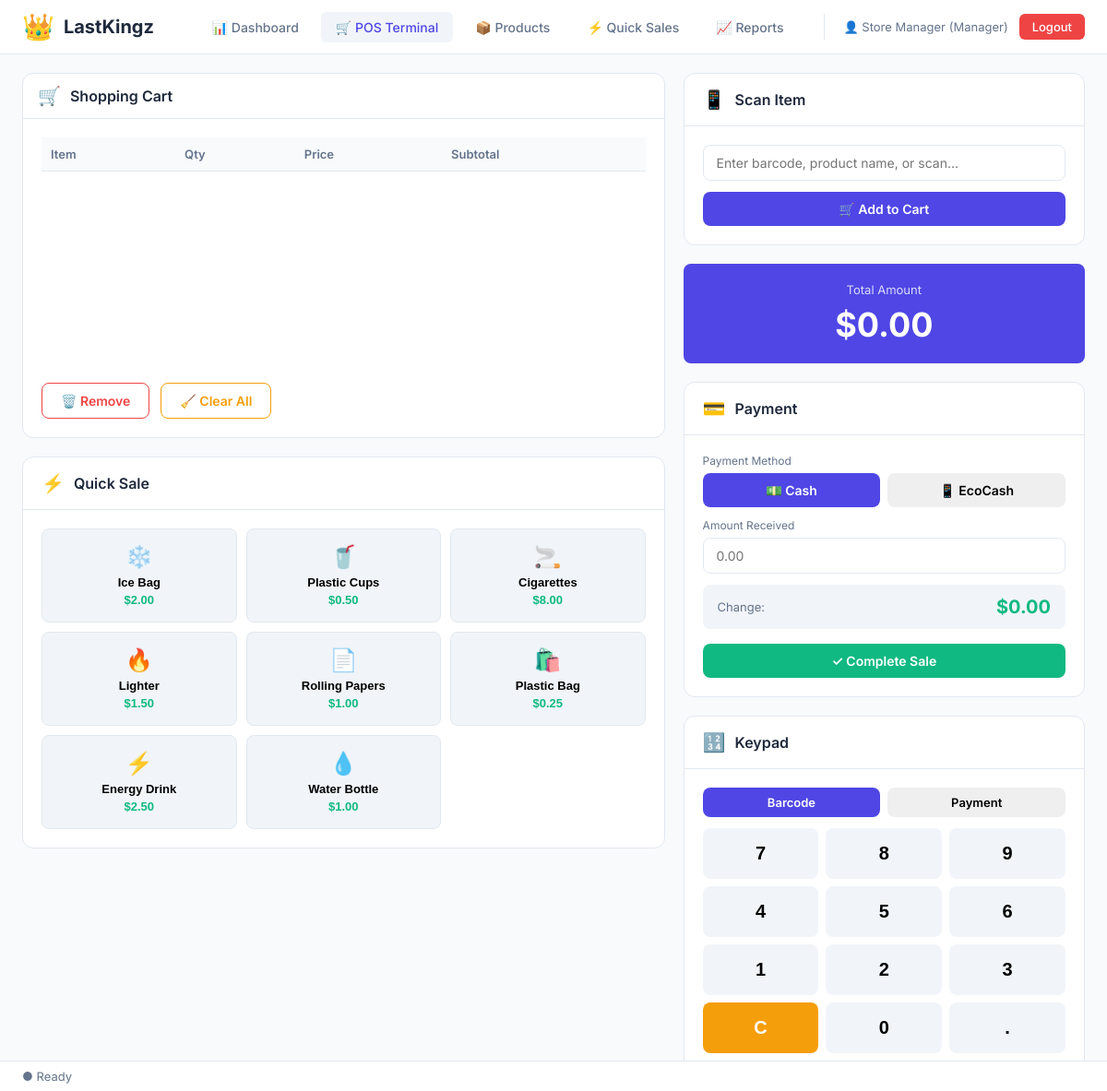
The page /manager/pos (signed in) on the database its author committed.
### tables this page shows
CREATE TABLE quick_sale_items (
                id INTEGER PRIMARY KEY AUTOINCREMENT,
                name TEXT NOT NULL,
                price REAL NOT NULL,
                category TEXT,
                icon TEXT,
                display_order INTEGER DEFAULT 0,
                is_active INTEGER DEFAULT 1,
                created_at TIMESTAMP DEFAULT CURRENT_TIMESTAMP
            );

### app.py (the view)
@app.route('/manager/pos')
@manager_required
def manager_pos():
    products = db.get_all_products()
    quick_items = quick_sale.get_all_items()
    return render_template('manager/pos.html', products=products, quick_items=quick_items, user=session)

### app.py (called while the page is built)
def manager_required(f):
    @wraps(f)
    def decorated_function(*args, **kwargs):
        if 'user_id' not in session:
            return redirect(url_for('login'))
        if session.get('role') != UserAuth.ROLE_MANAGER:
            flash('Manager access required', 'danger')
            return redirect(url_for('cashier_dashboard'))
        return f(*args, **kwargs)
    return decorated_function

### database.py (called while the page is built)
    def get_connection(self):
        return sqlite3.connect(self.db_name)

    def get_all_products(self) -> List[Dict]:
        conn = self.get_connection()
        cursor = conn.cursor()
        cursor.execute('SELECT * FROM products ORDER BY name')
        rows = cursor.fetchall()
        conn.close()
        return [{
            'id': row[0],
            'barcode': row[1],
            'name': row[2],
            'price': row[3],
            'stock': row[4],
            'low_stock_threshold': row[5]
        } for row in rows]

### quick_sale.py (called while the page is built)
    def get_all_items(self, active_only=True):
        conn = sqlite3.connect(self.db_name)
        cursor = conn.cursor()
        if active_only:
            cursor.execute("""
                SELECT id, name, price, category, icon, display_order, is_active
                FROM quick_sale_items
                WHERE is_active = 1
                ORDER BY display_order, name
            """)
        else:
            cursor.execute("""
                SELECT id, name, price, category, icon, display_order, is_active
                FROM quick_sale_items
                ORDER BY display_order, name
            """)
        items = [{'id': r[0], 'name': r[1], 'price': r[2], 'category': r[3],
                 'icon': r[4], 'display_order': r[5], 'is_active': r[6]}
                for r in cursor.fetchall()]
        conn.close()
        return items

### templates/manager/pos.html (shortened to what this page needs)
{% extends "cashier/pos.html" %}

### templates/cashier/pos.html (shortened to what this page needs)
{% extends "base.html" %}
{% block content %}
<div style="display: grid; grid-template-columns: 1.6fr 1fr; gap: 20px;">
    <div style="display: flex; flex-direction: column; gap: 20px;">
        <div class="card" style="display: flex; flex-direction: column;">
            <div class="card-header" style="padding: 12px 16px;">
                <span class="card-icon">🛒</span>
                <h2 class="card-title">Shopping Cart</h2>
            </div>
            <div class="card-body" style="padding: 20px;">
                <table class="cart-table" id="cartTable" style="min-height: 250px;">
                        <thead>
                            <tr>
                                <th>Item</th>
                                <th>Qty</th>
                                <th>Price</th>
                                <th>Subtotal</th>
                            </tr>
                        </thead>
                        <tbody id="cartItems">
                        </tbody>
                    </table>
                <div style="margin-top: 16px; display: flex; gap: 12px;">
                    <button class="btn btn-danger" onclick="removeSelectedItem()">🗑️ Remove</button>
                    <button class="btn btn-warning" onclick="clearCart()">🧹 Clear All</button>
                </div>
            </div>
        </div>
        <div class="card">
            <div class="card-header">
                <span class="card-icon">⚡</span>
                <h2 class="card-title">Quick Sale</h2>
            </div>
            <div class="card-body" style="padding: 20px;">
                <div class="quick-sale-grid">
                    {% for item in quick_items %}
                    <button class="quick-sale-tile" onclick="addQuickSaleItem({{ item.id }})">
                        <div style="font-size: 24px; margin-bottom: 6px;">{{ item.icon }}</div>
                        <div>{{ item.name }}</div>
                        <div style="color: #10b981; margin-top: 4px;">${{ "%.2f"|format(item.price) }}</div>
                    </button>
                    {% endfor %}
                </div>
            </div>
        </div>
    </div>
    <div style="display: flex; flex-direction: column; gap: 20px;">
        <div class="card">
            <div class="card-header">
                <span class="card-icon">📱</span>
                <h2 class="card-title">Scan Item</h2>
            </div>
            <div class="card-body">
                <input type="text" id="barcodeInput" placeholder="Enter barcode, product name, or scan..." autofocus autocomplete="off">
                <button class="btn btn-primary" style="width: 100%; margin-top: 12px;" onclick="addToCart()">🛒 Add to Cart</button>
            </div>
        </div>
        <div class="total-display">
            <div class="total-label">Total Amount</div>
            <div class="total-amount" id="totalAmount">$0.00</div>
        </div>
        <div class="card">
            <div class="card-header">
                <span class="card-icon">💳</span>
                <h2 class="card-title">Payment</h2>
            </div>
            <div class="card-body">
                <label style="font-size: 12px; color: #64748b; margin-bottom: 6px; display: block;">Payment Method</label>
                <div style="display: flex; gap: 8px; margin-bottom: 12px;">
                    <button id="paymentMethodCash" class="btn btn-primary" style="flex: 1; padding: 10px; font-size: 14px;" onclick="setPaymentMethod('cash')">
                        💵 Cash
                    </button>
                    <button id="paymentMethodEcocash" class="btn btn-secondary" style="flex: 1; padding: 10px; font-size: 14px;" onclick="setPaymentMethod('ecocash')">
                        📱 EcoCash
                    </button>
                </div>
                <label style="font-size: 12px; color: #64748b; margin-bottom: 6px; display: block;" id="amountLabel">Amount Received</label>
                <input type="number" id="cashReceived" placeholder="0.00" step="0.01" oninput="calculateChange()">
                <div id="changeDisplay" style="background: #f1f5f9; padding: 12px 16px; border-radius: 8px; margin-top: 12px; display: flex; justify-content: space-between; align-items: center;">
                    <span style="font-size: 13px; color: #64748b;">Change:</span>
                    <span style="font-size: 20px; font-weight: 700; color: #10b981;" id="changeAmount">$0.00</span>
                </div>
                <button class="btn btn-success" style="width: 100%; margin-top: 16px;" onclick="completeSale()">
                    ✓ Complete Sale
                </button>
            </div>
        </div>
        <div class="card">
            <div class="card-header">
                <span class="card-icon">🔢</span>
                <h2 class="card-title">Keypad</h2>
            </div>
            <div class="card-body">
                <div style="display: flex; gap: 8px; margin-bottom: 12px;">
                    <button id="keypadModeBarcode" class="btn btn-primary" style="flex: 1; padding: 8px; font-size: 13px;" onclick="setKeypadMode('barcode')">Barcode</button>
                    <button id="keypadModePayment" class="btn btn-secondary" style="flex: 1; padding: 8px; font-size: 13px;" onclick="setKeypadMode('payment')">Payment</button>
                </div>
                <div class="keypad">
                    <button class="keypad-btn" onclick="keypadInput('7')">7</button>
                    <button class="keypad-btn" onclick="keypadInput('8')">8</button>
                    <button class="keypad-btn" onclick="keypadInput('9')">9</button>
                    <button class="keypad-btn" onclick="keypadInput('4')">4</button>
                    <button class="keypad-btn" onclick="keypadInput('5')">5</button>
                    <button class="keypad-btn" onclick="keypadInput('6')">6</button>
                    <button class="keypad-btn" onclick="keypadInput('1')">1</button>
                    <button class="keypad-btn" onclick="keypadInput('2')">2</button>
                    <button class="keypad-btn" onclick="keypadInput('3')">3</button>
                    <button class="keypad-btn clear" onclick="keypadClear()">C</button>
                    <button class="keypad-btn" onclick="keypadInput('0')">0</button>
                    <button class="keypad-btn" onclick="keypadInput('.')">.</button>
                </div>
            </div>
        </div>
    </div>
</div>
{% endblock %}

### static/css/style.css (style rules this page uses)
* { margin: 0; padding: 0; box-sizing: border-box; }
body { font-family: 'Inter', -apple-system, BlinkMacSystemFont, sans-serif; background: #f8fafc; color: #1e293b; }
.card { background: white; border-radius: 12px; border: 1px solid #e2e8f0; overflow: hidden; }
.card-header { padding: 16px 20px; border-bottom: 1px solid #e2e8f0; display: flex; align-items: center; gap: 10px; }
.card-icon { font-size: 20px; }
.card-title { font-size: 16px; font-weight: 600; color: #1e293b; }
.card-body { padding: 20px; }
.btn { padding: 10px 20px; border-radius: 8px; border: none; font-size: 14px; font-weight: 600; cursor: pointer; transition: all 0.2s; font-family: 'Inter', sans-serif; }
.btn-primary { background: #4f46e5; color: white; }
.btn-success { background: #10b981; color: white; }
.btn-danger { background: white; color: #ef4444; border: 1px solid #ef4444; }
.btn-warning { background: white; color: #f59e0b; border: 1px solid #f59e0b; }
.cart-table { width: 100%; border-collapse: collapse; }
.cart-table th { background: #f8fafc; padding: 10px; text-align: left; font-size: 13px; font-weight: 600; color: #64748b; border-bottom: 1px solid #e2e8f0; }
.quick-sale-grid { display: grid; grid-template-columns: repeat(3, 1fr); gap: 10px; }
.quick-sale-tile { padding: 16px; background: #f1f5f9; border: 1px solid #e2e8f0; border-radius: 8px; text-align: center; cursor: pointer; transition: all 0.2s; font-weight: 600; font-size: 13px; }
input[type="text"], input[type="number"] { width: 100%; padding: 10px 14px; border: 1px solid #e2e8f0; border-radius: 8px; font-size: 14px; font-family: 'Inter', sans-serif; transition: all 0.2s; }
.total-display { background: #4f46e5; padding: 20px; border-radius: 8px; text-align: center; }
.total-label { color: rgba(255,255,255,0.8); font-size: 13px; margin-bottom: 8px; }
.total-amount { color: white; font-size: 36px; font-weight: 700; }
.keypad { display: grid; grid-template-columns: repeat(3, 1fr); gap: 8px; }
.keypad-btn { padding: 16px; background: #f1f5f9; border: none; border-radius: 8px; font-size: 20px; font-weight: 600; cursor: pointer; transition: all 0.2s; }
.keypad-btn.clear { background: #f59e0b; color: white; }

### rows shown on the page
quick_sale_items: icon "❄️", name "Ice Bag", price "2.00"
quick_sale_items: icon "🥤", name "Plastic Cups", price "0.50"
quick_sale_items: icon "🚬", name "Cigarettes", price "8.00"
quick_sale_items: icon "🔥", name "Lighter", price "1.50"
quick_sale_items: icon "📄", name "Rolling Papers", price "1.00"
quick_sale_items: icon "🛍️", name "Plastic Bag", price "0.25"
quick_sale_items: icon "⚡", name "Energy Drink", price "2.50"
quick_sale_items: icon "💧", name "Water Bottle", price "1.00"

### other values the page prints
{{ user.full_name }} "Store Manager"
{{ user.role|title }} "Manager"
